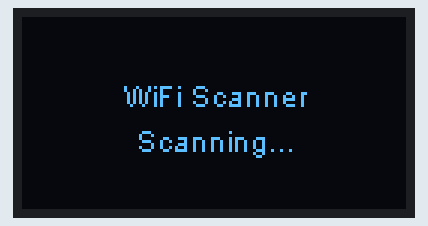
Recording of a program running on a simulated ESP32. Shown: 128×64 one-colour display. A WiFi scan finds three made-up networks; what the program prints to the serial monitor is not drawn.

Above: at 0.1 s.
At 2.5 s:
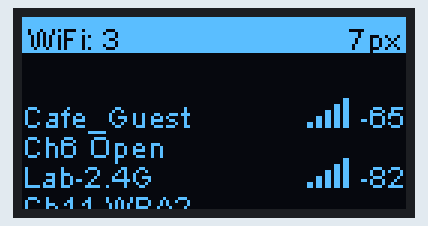
At 6.7 s:
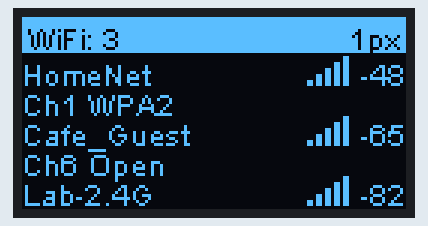
At 10.6 s:
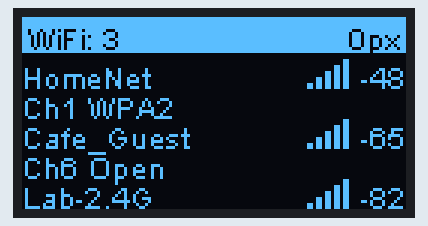

Measured:
- by itself, everything shown: repeats every 10.5 s, in 48 steps
- what the display in image 1 shows lasts 1.0 s, from 2.5 s to 3.5 s
- what the display in image 3 shows lasts 2.0 s, from 10.6 s to 12.6 s

The program:

main.cpp
```cpp
#include <Arduino.h>
#include <WiFi.h>
#include "SSD1306.h"

#define SDA 5
#define SCL 4

SSD1306 display(0x3c, SDA, SCL);

int scrollOffset = 0;
int scrollDirection = 1;
int totalNetworks = 0;
unsigned long lastScan = 0;
unsigned long lastScroll = 0;
const unsigned long SCAN_INTERVAL = 10000;
const unsigned long SCROLL_INTERVAL = 50;
const int ITEM_HEIGHT = 20;

void drawSignalBars(int x, int y, int rssi) {
  int bars = 0;
  if (rssi > -55) bars = 5;
  else if (rssi > -65) bars = 4;
  else if (rssi > -75) bars = 3;
  else if (rssi > -85) bars = 2;
  else bars = 1;

  for (int i = 0; i < 5; i++) {
    int h = (i + 1) * 2;
    if (i < bars) {
      display.fillRect(x + i * 3, y + 10 - h, 2, h);
    } else {
      display.drawRect(x + i * 3, y + 10 - h, 2, h);
    }
  }
}

String getEncryptionType(wifi_auth_mode_t encryption) {
  switch (encryption) {
    case WIFI_AUTH_OPEN: return "Open";
    case WIFI_AUTH_WEP: return "WEP";
    case WIFI_AUTH_WPA_PSK: return "WPA";
    case WIFI_AUTH_WPA2_PSK: return "WPA2";
    case WIFI_AUTH_WPA_WPA2_PSK: return "WPA/2";
    case WIFI_AUTH_WPA2_ENTERPRISE: return "WPA2-E";
    case WIFI_AUTH_WPA3_PSK: return "WPA3";
    default: return "Unknown";
  }
}

void setup() {
  Serial.begin(115200);
  Serial.println("\n=== WiFiスキャナー起動 ===");

  display.init();
  display.flipScreenVertically();
  display.setFont(ArialMT_Plain_10);

  display.clear();
  display.setTextAlignment(TEXT_ALIGN_CENTER);
  display.drawString(64, 20, "WiFi Scanner");
  display.drawString(64, 35, "Scanning...");
  display.display();

  WiFi.mode(WIFI_STA);
  WiFi.disconnect();
  delay(100);

  Serial.println("初回スキャン開始");
  totalNetworks = WiFi.scanNetworks();
  Serial.printf("%d ネットワーク検出\n", totalNetworks);
}

void loop() {
  if (millis() - lastScan > SCAN_INTERVAL) {
    lastScan = millis();
    Serial.println("再スキャン中...");
    totalNetworks = WiFi.scanNetworks();
    Serial.printf("%d ネットワーク検出\n", totalNetworks);
    scrollOffset = 0;
    scrollDirection = 1;
  }

  if (totalNetworks == 0) {
    display.clear();
    display.setTextAlignment(TEXT_ALIGN_CENTER);
    display.drawString(64, 25, "No Networks");
    display.drawString(64, 40, "Found");
    display.display();
    delay(1000);
    return;
  }

  if (millis() - lastScroll > SCROLL_INTERVAL) {
    lastScroll = millis();

    scrollOffset += scrollDirection;

    int maxScroll = (totalNetworks * ITEM_HEIGHT) - 52;
    if (maxScroll < 0) maxScroll = 0;

    if (scrollOffset >= maxScroll && scrollDirection > 0) {
      scrollDirection = -1;
      delay(1000);
    } else if (scrollOffset <= 0 && scrollDirection < 0) {
      scrollDirection = 1;
      delay(1000);
    }
  }

  display.clear();

  display.fillRect(0, 0, 128, 12);
  display.setColor(BLACK);
  display.setTextAlignment(TEXT_ALIGN_LEFT);
  display.drawString(2, 1, "WiFi: " + String(totalNetworks));
  display.setTextAlignment(TEXT_ALIGN_RIGHT);
  display.drawString(126, 1, String(scrollOffset) + "px");

  display.setColor(WHITE);

  for (int i = 0; i < totalNetworks; i++) {
    int yPos = 14 + (i * ITEM_HEIGHT) - scrollOffset;

    if (yPos < 10 || yPos > 64) continue;

    String ssid = WiFi.SSID(i);
    if (ssid.length() > 14) {
      ssid = ssid.substring(0, 14) + "..";
    }

    display.setTextAlignment(TEXT_ALIGN_LEFT);
    display.setFont(ArialMT_Plain_10);
    display.drawString(0, yPos, ssid);

    int rssi = WiFi.RSSI(i);
    display.setTextAlignment(TEXT_ALIGN_RIGHT);
    display.drawString(128, yPos, String(rssi));

    drawSignalBars(95, yPos, rssi);

    display.setTextAlignment(TEXT_ALIGN_LEFT);
    display.setFont(ArialMT_Plain_10);
    String info = "Ch" + String(WiFi.channel(i)) + " " + getEncryptionType(WiFi.encryptionType(i));
    display.drawString(0, yPos + 10, info);
  }

  display.display();
}
```
